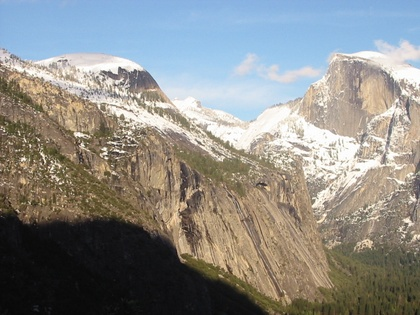
%> input picture XLA_NC/BaoCao/BaoCao/Code/Code8_2_1/left1.jpg, 420 x 315 px, shrunk from 640 x 480 before the run
$ octave Code8_2_1.m   (GNU Octave 9; MATLAB toolbox functions it lacks are replaced by stand-ins)
%> lines starting %> are read from the running program, lines starting %| are printed output that depends on the picture
clear;
clc;
%A=imread('lenna_left.png');% read Picture 1 A represents the pixel array of Picture 1
%B=imread('lenna_right.png');% read Picture 2

A=imread('left1.jpg');% read Picture 1 A represents the pixel array of Picture 1
%> A is the input picture: size 315x420x3 uint8; mean R, G, B 139.5, 139.3, 135.4
B=imread('right1.jpg');% read Picture 2
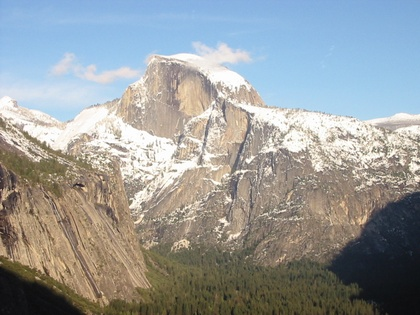
%> input picture XLA_NC/BaoCao/BaoCao/Code/Code8_2_1/right1.jpg, 420 x 315 px, shrunk from 640 x 480 before the run
%> B is the input picture: size 315x420x3 uint8; mean R, G, B 151.7, 155.5, 155.6
[x1,y1]=size(A(:,:,1));
%> x1 = 315; y1 = 420
% transform into greyscale images calculate the length and height of Picture 1
[x2,y2]=size(B(:,:,1));
%> x2 = 315; y2 = 420
A1=double(A);
B1=double(B);
sub_A=A1(:,end-1)./A1(:,end);%calculate the ratio of last two columns in Picture 1
%> sub_A = 315 values, max 1.84 at index 305, min 0.701 at index 196, mean 1.04
sub_D = zeros(size(B,2)-1,2);%define sub_D
for y=1:y2-1
    sub_B=B1(:,y)./B1(:,y+1);% calculate the ratio of two adjacent columns in Picture 2
    sub_C=(sub_A-sub_B)'*(sub_A-sub_B);
    %calculate the difference between template a and b, calculate the sum of column vector
    sub_D(y,1)=y;
    sub_D(y,2) =sub_C;%sub_D is a two-dimensional array
end
%> this loop made 419 passes
%> sub_C on passes 1 to 3: 15.56, 17.84, 29.76
%> after the loop, sub_D = 419 rows, first 12: [1 15.56; 2 17.84; 3 29.76; 4 17.19; 5 17.05; 6 17.73; 7 18.12; 8 15.26; 9 16.63; 10 22.38; 11 18.59; 12 16.07]

[a, b]=sort(sub_D(:,2));% ascending sort
%> a = 419 values from 6.71 to 29.76; b = 419 values, max 419 at index 28, min 1 at index 353, mean 210

row=b(1,:);% the coordinate of first element is the best match
%> row = 235
zz=b(1,:);
%> zz = 235
x3=x1;
%> x3 = 315
y3=y1-1+y2-row;%length and height of image to be stitched
%> y3 = 604
C=zeros(x3,y3);
%> C: size 315x604 double; every value is 0
for i=1:x3
    for j=1:y3
        if j<y1
            C(i,j)=A(i,j);
        else
            C(i,j)=B(i,row+j-y1);
        end
    end
end% image stitching
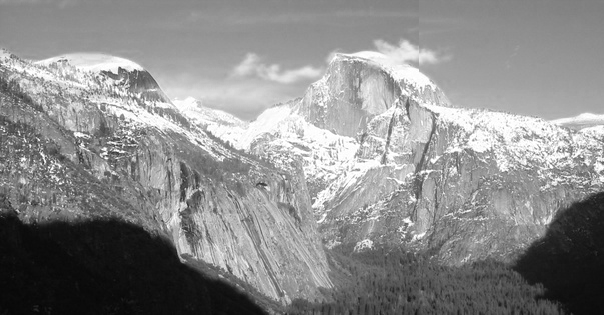
%> C: size 315x604 double; min 5, max 255, mean 139

imwrite(C,'result_8_2_1.bmp');
imshow(mat2gray(C));
